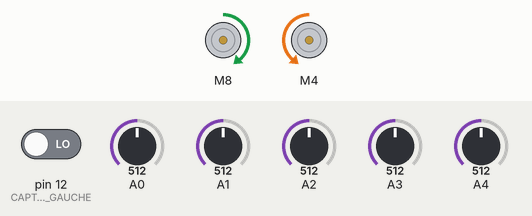
Simulated run of this sketch. Board: Arduino Uno, built with avr-gcc and run on an emulated ATmega328P. Shown: 2 × DC motor (green arrow = forward, orange = backward, longer = faster). Inputs (shaded band) come from the test bench; at power-on: A0 = 512, A1 = 512, A2 = 512, A3 = 512, pin 12 (CAPTEUR_ARRIERE_GAUCHE) LOW, A4 = 512. At 13.1 s the program stops and its outputs stay as they are.

Above: at 8.3 s.
8.4 s: A0 set to 497
At 9.6 s:
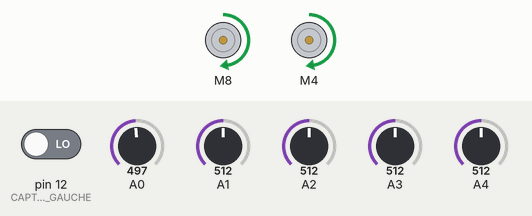
9.9 s: A1 set to 490
At 10.5 s:
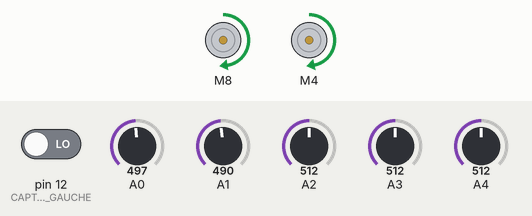
11.4 s: A2 set to 490
At 11.9 s:
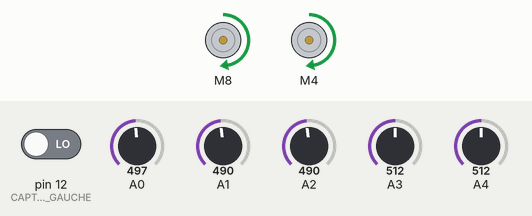
12.9 s: A3 set to 490
At 13.9 s:
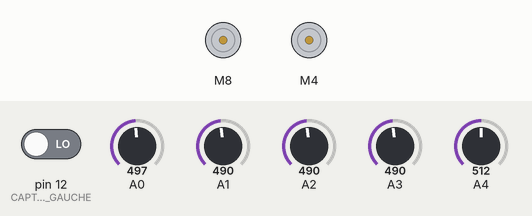
Timing chart, 0 to 14.6 s (numbered marks = the images above; inputs shaded):
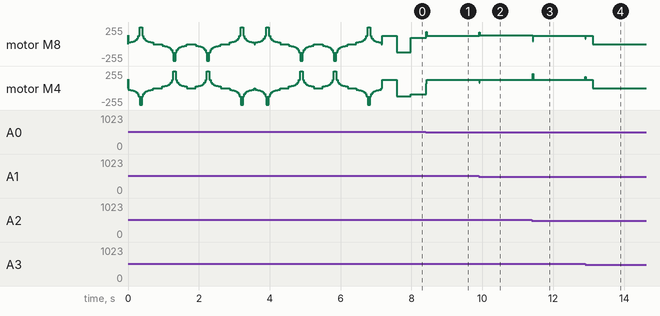

The sketch:

tektek.ino
```cpp
#include <L298N.h>
#include <QTRSensors.h>

#define EN_D 9
#define EN_G 6
#define IN1_D 8
#define IN2_D 10
#define IN1_G 4
#define IN2_G 5

#define BASE_SPEED 127
#define BASE_POSITION 2000
#define Kp 0.08
#define Kd 5
int lastError;

#define MAX_END_LINE_DURATION 400
#define MIN_END_LINE_DURATION 200

#define RED_HERRING_TRESHOLD 400
int noLineDuration = 0;

#define MIN_TURN_DURATION 50

// Moteurs (L298N)
L298N motorDroit(EN_D,IN1_D,IN2_D);
L298N motorGauche(EN_G,IN1_G,IN2_G);

// Capteurs Avant (QTR 5 voies)
QTRSensors qtr;
const uint8_t SensorCount = 5;
uint16_t sensorValues[SensorCount];

// Capteurs Arrieres (TCRT5000)
#define CAPTEUR_ARRIERE_GAUCHE 12
#define CAPTEUR_ARRIERE_DROIT 11

unsigned long time;
unsigned long highSensorCountTime;

void setup() {
  Serial.begin(9600);
  qtr.setTypeAnalog();
  qtr.setSensorPins((const uint8_t[]){A0, A1, A4, A3, A2}, SensorCount);

  pinMode(CAPTEUR_ARRIERE_GAUCHE, INPUT);
  pinMode(CAPTEUR_ARRIERE_DROIT, INPUT);

  calibrateSensors(2);

  lastError = 0;
  time  = millis();
  highSensorCountTime = time;
}

bool uTurnRight = true;
void loop() {
  int position = qtr.readLineWhite(sensorValues);
  unsigned long deltaT = millis() - time;
  time  = millis();
  if(!isLineDetected()){
    if(noLineDuration == 0)
      uTurnRight = true;
    if(readRearLeft())
      uTurnRight = false;
    noLineDuration += deltaT;
    if(noLineDuration >= RED_HERRING_TRESHOLD){
      drive(-BASE_SPEED, -BASE_SPEED);
      delay(RED_HERRING_TRESHOLD);
      drive(-BASE_SPEED*3/4, BASE_SPEED*3/4);
      delay(MIN_TURN_DURATION);
      bool lineFound = false;
      for (int i = 0; i < 50; i++) // Scans for  a line to the right
      {
        delay(10);
        if(isLineDetected())
          break;
      }
      if (!isLineDetected())
      {
        drive(BASE_SPEED*3/4,-BASE_SPEED*3/4);
        delay(500 + MIN_TURN_DURATION); // We go back to our initial position
        while(!isLineDetected()){ // Scans for a line to the left
          delay(10);
        }
      }
      noLineDuration = 0;

    } else {
      drive(BASE_SPEED,BASE_SPEED);
    }

  } else {
    noLineDuration = 0;
    int error = position - BASE_POSITION;
    int correction = Kp*error + Kd*(error - lastError);
    correction = constrain(correction, -BASE_SPEED, BASE_SPEED);
    int leftSpeed = BASE_SPEED + correction;
    int rightSpeed = BASE_SPEED - correction;
    lastError = error;
    drive(leftSpeed, rightSpeed);
  }
  // Finish line
  int highSensorCount = 0;
  qtr.readCalibrated(sensorValues);
  for(int i = 0; i < SensorCount; i++) {
    if(sensorValues[i] < 500) highSensorCount++;  // Most sensors on line
  }
  if(highSensorCount >= 4){
    if(MIN_END_LINE_DURATION < time-highSensorCountTime && time-highSensorCountTime < MAX_END_LINE_DURATION){
      stop();
      while(1);
    } else if (time-highSensorCountTime > MAX_END_LINE_DURATION){
      highSensorCountTime = time;
    }
  }
  delay(5);
}

void drive(int left, int right) {

  motorDroit.setSpeed(constrain(abs(right),0,255));
  if (right > 10) { motorDroit.forward(); }
  else if (right < -10) { motorDroit.backward(); }
  else motorDroit.stop();

  motorGauche.setSpeed(constrain(abs(left),0,255));
  if (left > 10) { motorGauche.forward(); }
  else if (left < -10){ motorGauche.backward(); }
  else motorGauche.stop();
}

void stop(){
  motorDroit.stop();
  motorGauche.stop();
}

void calibrateSensors(int cycles) {
  int sweepSpeed = 250;  // Speed for the active motor
  drive(128,128);
  delay(10);
  stop();
  for (int i = 0; i < cycles; i++) {
    twitch(-sweepSpeed,sweepSpeed);
    stop();
    qtr.calibrate();
    delay(200);
    qtr.calibrate();
    twitch(sweepSpeed,-sweepSpeed);
    stop();
    qtr.calibrate();
    delay(200);
    qtr.calibrate();
    twitch(sweepSpeed,-sweepSpeed);
    stop();
    qtr.calibrate();
    delay(200);
    qtr.calibrate();
    twitch(-sweepSpeed,sweepSpeed);
    stop();
    qtr.calibrate();
  }
}

void twitch(int x,int y) {
  for (int j = -10; j <= 10; j++) {
    if(j==0) continue;
    drive(x/abs(j), y/abs(j));
    qtr.calibrate();
    delay(10);
  }
  stop();
}

bool isLineDetected(){
  bool lineDetected = false;
  qtr.readCalibrated(sensorValues);

  for(int i = 0; i < 5; i++){
    if(sensorValues[i] < 500)
      lineDetected = true;
  }
  return lineDetected;
}

void uTurn(bool right){
  int direction = right ? 1 : -1;
  drive(direction*BASE_SPEED/2, -1*direction*BASE_SPEED/2);
  delay(MIN_TURN_DURATION);
  while(!isLineDetected()){ // Keeps turning around until we find the line
    drive(direction*BASE_SPEED,-1*direction*BASE_SPEED);
    delay(5);
  }
}

bool readRearLeft(){ // Maybe change this to qtr.readCalibrated()
  return digitalRead(CAPTEUR_ARRIERE_GAUCHE) == HIGH;
}
```

Measured:
- the behaviour switches between 512 and 511 on A0 (found by bisection; images 0 and 1)
- after the input at 8.4 s, motor M8: forward 95/255 → forward 127/255 at once; motor M4: backward 95/255 → forward 127/255 at once
- after the input at 9.9 s, motor M8: forward 127/255 → forward 128/255 at once; motor M4: forward 127/255 → forward 126/255 at once
- after the input at 11.4 s, motor M8: forward 128/255 → forward 127/255 at once; motor M4: forward 126/255 → forward 127/255 at once
- after the input at 12.9 s, motor M8, motor M4: forward 127/255 → stopped after 0.22 s
